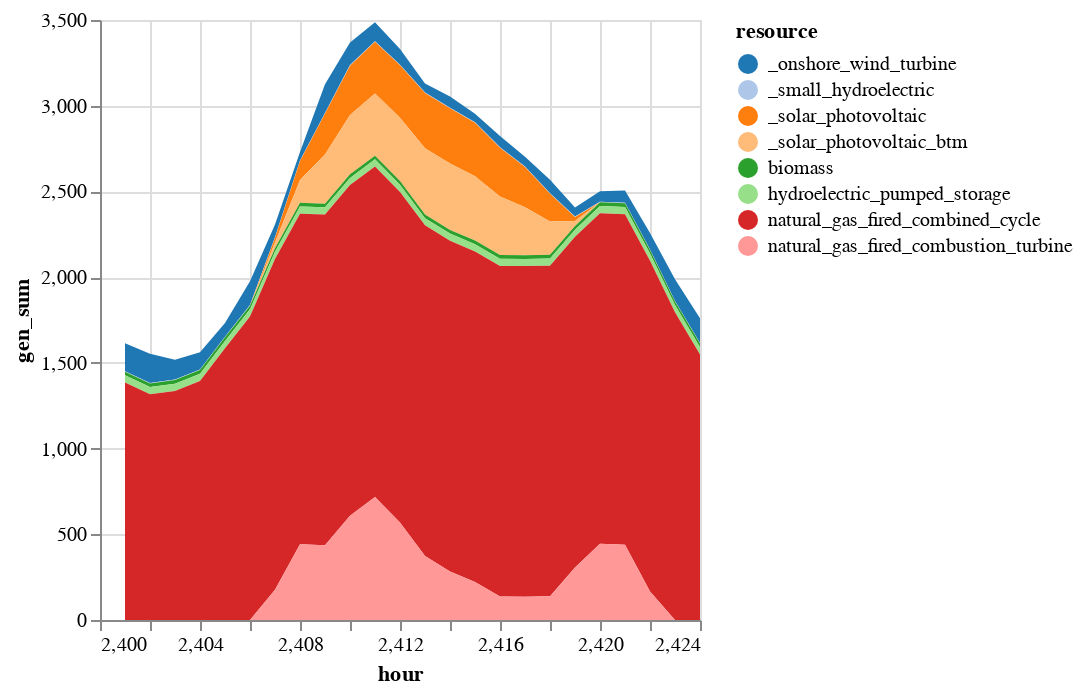

Source (notebook cell):
### Markdown cell above
### 4. Solve a day's economic dispatch

### Code cell
solution = economic_dispatch_multi_time(gen_df, loads_multi, gen_variable_multi);

sol_gen = innerjoin(solution.solution, 
                    gen_df[!, [:r_id, :resource]], 
                    on = :r_id)
sol_gen = combine(groupby(sol_gen, [:resource, :hour]), 
            :gen => sum)
sol_gen_btm = sol_gen
sol_gen_btm[sol_gen_btm.resource .== "solar_photovoltaic", :resource] .= "_solar_photovoltaic"
sol_gen_btm[sol_gen_btm.resource .== "onshore_wind_turbine", :resource] .= "_onshore_wind_turbine"
sol_gen_btm[sol_gen_btm.resource .== "small_hydroelectric", :resource] .= "_small_hydroelectric"

btm = DataFrame(resource = repeat(["_solar_photovoltaic_btm"]; outer=length(T_period)), 
    hour = T_period,
    gen_sum = gen_variable_multi[gen_variable_multi.gen_full .== "wec_sdge_solar_photovoltaic_1.0",:cf] * 600)
append!(sol_gen_btm, btm)

# Reorder resources
sort!(sol_gen_btm, [:hour, :resource])

sol_gen_btm |>
@vlplot(:area, 
    x=:hour, y={:gen_sum, stack=:zero}, 
    color={"resource:n", scale={scheme="category20"}})

### Figure 1 — Vega-Lite specification as saved in the notebook (floating-point values rounded to 4 significant figures; data arrays with more than 128 entries replaced by an {"elided": "..."} marker saying what was removed)
{"data": {"values": {"elided": "192 records"}}, "encoding": {"color": {"field": "resource", "scale": {"scheme": "category20"}, "type": "nominal"}, "x": {"field": "hour", "type": "quantitative"}, "y": {"field": "gen_sum", "stack": "zero", "type": "quantitative"}}, "mark": "area"}
